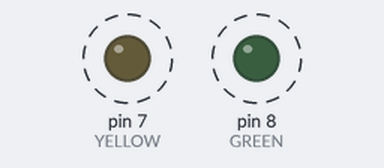
Simulated run of this sketch. Board: Arduino Uno, built with avr-gcc and run on an emulated ATmega328P. On the bench: output pins drawn as LEDs (lit = HIGH). Dashed ring = blinking. What the sketch prints to the serial monitor is not drawn.

Above: at 0.15 s.
Timing chart, 0 to 3.0 s (numbered marks = the images above):
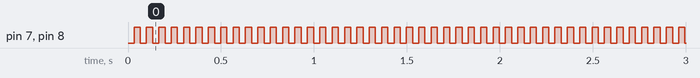

The sketch:

_0Mutex.ino
```cpp
#include <Arduino_FreeRTOS.h>
#include "semphr.h"

//#define RED     6
#define YELLOW  7
#define GREEN   8

SemaphoreHandle_t xMutex;


void setup(){

  Serial.begin(9600);
//  pinMode(RED, OUTPUT);
  pinMode(YELLOW, OUTPUT);
  pinMode(GREEN, OUTPUT);

  xMutex = xSemaphoreCreateMutex();

  xTaskCreate(outputTask, "Printer Task 1", 128, (void *)"Task1 ################ Task1\r\n", 1, NULL);
  xTaskCreate(outputTask, "Printer Task 2", 128, (void *)"Task2 ################ Task2\r\n", 2, NULL);

}

void outputTask(void *pvParameters){
  char *pcStringToPrint = (char *)pvParameters;

  while(1){
    printer(pcStringToPrint);
    digitalWrite(GREEN, digitalRead(GREEN)^1);
    vTaskDelay(2);
  }
}

void printer(const char* pcString){

  xSemaphoreTake(xMutex, portMAX_DELAY);
  Serial.println(pcString);
  digitalWrite(YELLOW, digitalRead(YELLOW)^1);
  xSemaphoreGive(xMutex);

}


void loop(){

}
```

Measured:
- by itself, pin 7 (YELLOW), pin 8 (GREEN): alternates HIGH for 0.03 s and LOW for 0.03 s
